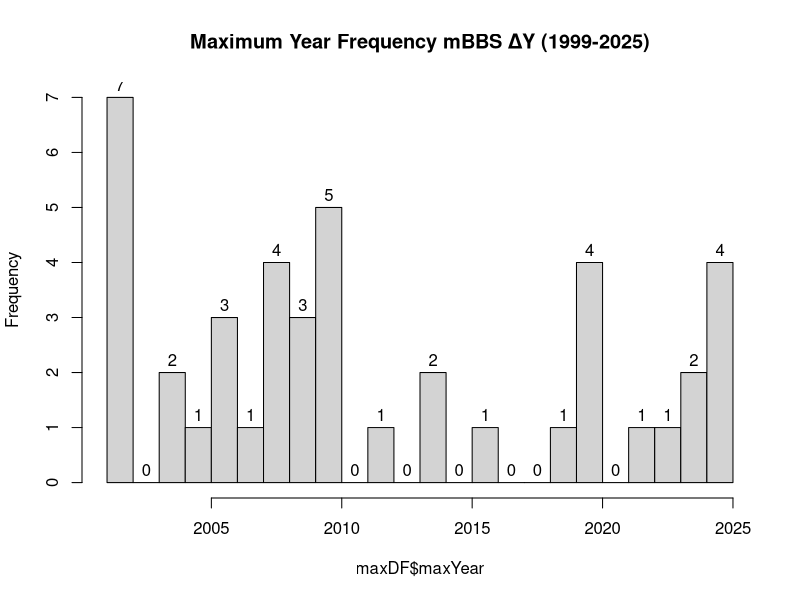
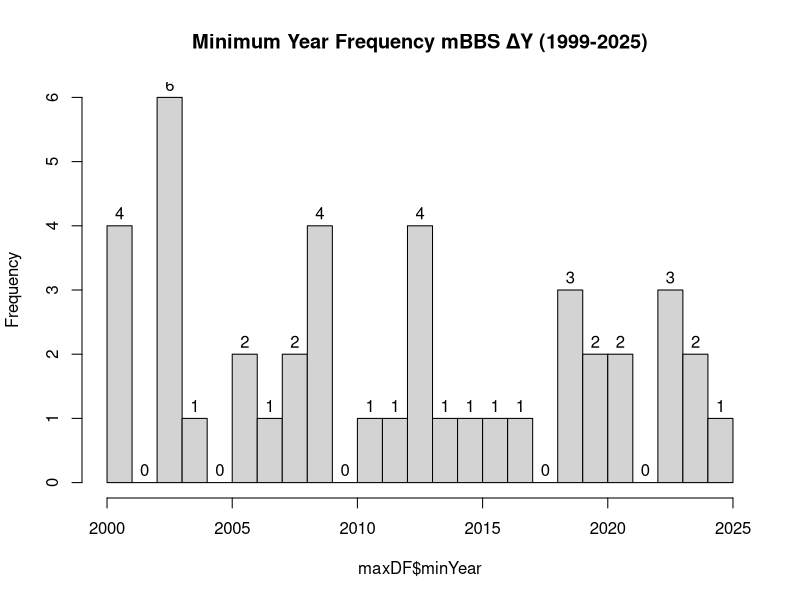

Recreate these plots in R, in order.
# Created 02/12/2026
# Last updated 02/12/2026 by Anneliese Pinnell

# The purpose of this file is to determine if there are common peak years for
# mbbs species to explain high pearson, low spearman correlations

library(tidyverse)
library(ggplot2)

#Read in data
deltaY <- read.csv("data/mbbs/mbbsDeltaYWide.csv")

#Create empty dataframe
colNames <- c("com_name", "maxYear", "minYear", "maxNum", "minNum")
maxDF <- as.data.frame(matrix(ncol=length(colNames), nrow=0))
colnames(maxDF) <- colNames


#Skips year column
for (colName in names(deltaY)[-1]){
  spMaxYear <- deltaY$year[which.max(deltaY[[colName]])]
  spMinYear <- deltaY$year[which.min(deltaY[[colName]])]
  spMax <- max(deltaY[[colName]])
  spMin <- min(deltaY[[colName]])

  addDF <- data.frame(com_name = colName, maxYear = spMaxYear,
                      minYear = spMinYear, maxNum = spMax, 
                      minNum = spMin)
  maxDF <- rbind(maxDF, addDF)
}
png(filename = paste("figures/histogram/", "mbbsMaxYears", ".png", sep = ""), 
    width = 1000, height = 500)
hist(maxDF$maxYear, breaks = (2025-1999), main = "Maximum Year Frequency mBBS ΔY (1999-2025)", labels=TRUE)
dev.off()

png(filename = paste("figures/histogram/", "mbbsMinYears", ".png", sep = ""), 
    width = 1000, height = 500)
hist(maxDF$minYear, breaks = (2025-1999), main = "Minimum Year Frequency mBBS ΔY (1999-2025)", labels=TRUE)
dev.off()
